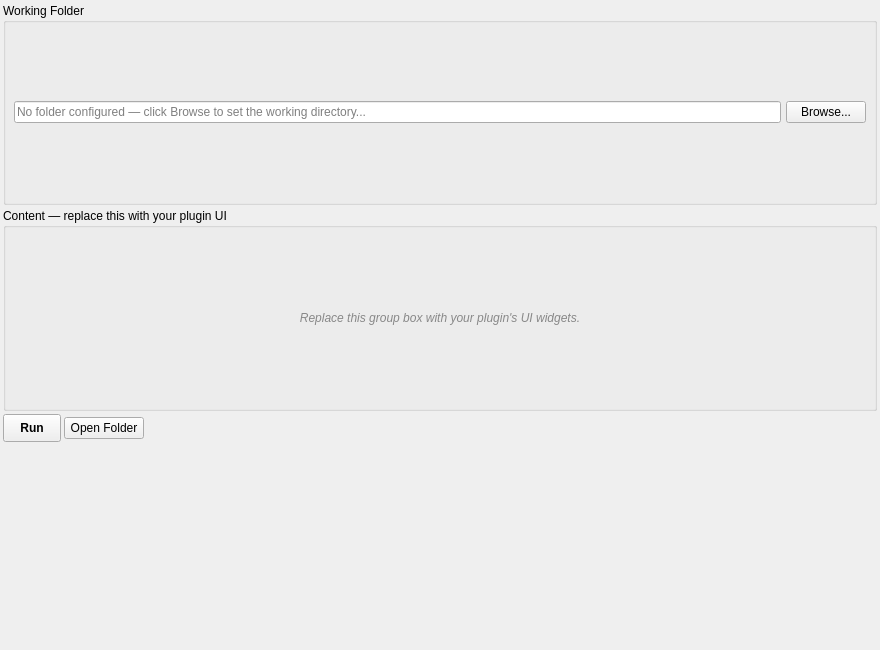
<?xml version="1.0" encoding="UTF-8"?>
<ui version="4.0">
 <class>PluginTab</class>
 <widget class="QWidget" name="PluginTab">
  <property name="geometry">
   <rect>
    <x>0</x>
    <y>0</y>
    <width>880</width>
    <height>650</height>
   </rect>
  </property>
  <layout class="QVBoxLayout" name="mainLayout">
   <property name="spacing">
    <number>3</number>
   </property>
   <property name="leftMargin">
    <number>3</number>
   </property>
   <property name="topMargin">
    <number>3</number>
   </property>
   <property name="rightMargin">
    <number>3</number>
   </property>
   <property name="bottomMargin">
    <number>3</number>
   </property>

   <!--
     FOLDER CONFIG BAR
     ─────────────────
     External plugins can't modify the JobDocs Settings dialog, so expose
     any folder configuration directly here. The Browse button saves the
     chosen path to JobDocs settings via app_context.set_setting().

     Wire up in module.py:
       self.dir_edit = widget.dir_edit
       widget.browse_dir_btn.clicked.connect(self._browse_dir)
   -->
   <item>
    <widget class="QGroupBox" name="dirConfigGroup">
     <property name="title">
      <string>Working Folder</string>
     </property>
     <layout class="QHBoxLayout" name="dirConfigLayout">
      <property name="spacing">
       <number>5</number>
      </property>
      <property name="leftMargin">
       <number>8</number>
      </property>
      <property name="topMargin">
       <number>5</number>
      </property>
      <property name="rightMargin">
       <number>8</number>
      </property>
      <property name="bottomMargin">
       <number>5</number>
      </property>
      <item>
       <widget class="QLineEdit" name="dir_edit">
        <property name="readOnly">
         <bool>true</bool>
        </property>
        <property name="placeholderText">
         <string>No folder configured — click Browse to set the working directory...</string>
        </property>
       </widget>
      </item>
      <item>
       <widget class="QPushButton" name="browse_dir_btn">
        <property name="text">
         <string>Browse...</string>
        </property>
        <property name="maximumSize">
         <size>
          <width>80</width>
          <height>16777215</height>
         </size>
        </property>
       </widget>
      </item>
     </layout>
    </widget>
   </item>

   <!--
     MAIN CONTENT AREA
     ──────────────────
     Replace the placeholder below with your plugin's actual UI.
     Common patterns:
       - QTabWidget  →  multiple sub-tabs (see quote_tab.ui / training_tab.ui)
       - QSplitter   →  side-by-side panels (tree + detail)
       - QGroupBox   →  form + file list + action buttons

     See jobdocs-training-docs for a full two-tab example.
   -->
   <item>
    <widget class="QGroupBox" name="contentGroup">
     <property name="title">
      <string>Content — replace this with your plugin UI</string>
     </property>
     <layout class="QVBoxLayout" name="contentLayout">
      <property name="spacing">
       <number>8</number>
      </property>
      <property name="leftMargin">
       <number>8</number>
      </property>
      <property name="topMargin">
       <number>8</number>
      </property>
      <property name="rightMargin">
       <number>8</number>
      </property>
      <property name="bottomMargin">
       <number>8</number>
      </property>
      <item>
       <widget class="QLabel" name="placeholderLabel">
        <property name="text">
         <string>Replace this group box with your plugin's UI widgets.</string>
        </property>
        <property name="styleSheet">
         <string notr="true">color: #888; font-style: italic; padding: 20px;</string>
        </property>
        <property name="alignment">
         <set>Qt::AlignCenter</set>
        </property>
       </widget>
      </item>
     </layout>
    </widget>
   </item>

   <!--
     ACTION BAR
     ──────────
     Standard bottom row: primary action + secondary buttons + status.
   -->
   <item>
    <layout class="QHBoxLayout" name="actionLayout">
     <item>
      <widget class="QPushButton" name="primary_action_btn">
       <property name="text">
        <string>Run</string>
       </property>
       <property name="styleSheet">
        <string notr="true">font-weight: bold; padding: 6px 16px;</string>
       </property>
      </widget>
     </item>
     <item>
      <widget class="QPushButton" name="open_folder_btn">
       <property name="text">
        <string>Open Folder</string>
       </property>
      </widget>
     </item>
     <item>
      <spacer name="actionSpacer">
       <property name="orientation">
        <enum>Qt::Horizontal</enum>
       </property>
       <property name="sizeHint" stdset="0">
        <size>
         <width>40</width>
         <height>20</height>
        </size>
       </property>
      </spacer>
     </item>
    </layout>
   </item>

   <!-- STATUS LABEL — set from module.py via self.status_label.setText(...) -->
   <item>
    <widget class="QLabel" name="status_label">
     <property name="text">
      <string/>
     </property>
     <property name="styleSheet">
      <string notr="true">color: #666;</string>
     </property>
    </widget>
   </item>

  </layout>
 </widget>
 <resources/>
 <connections/>
</ui>
